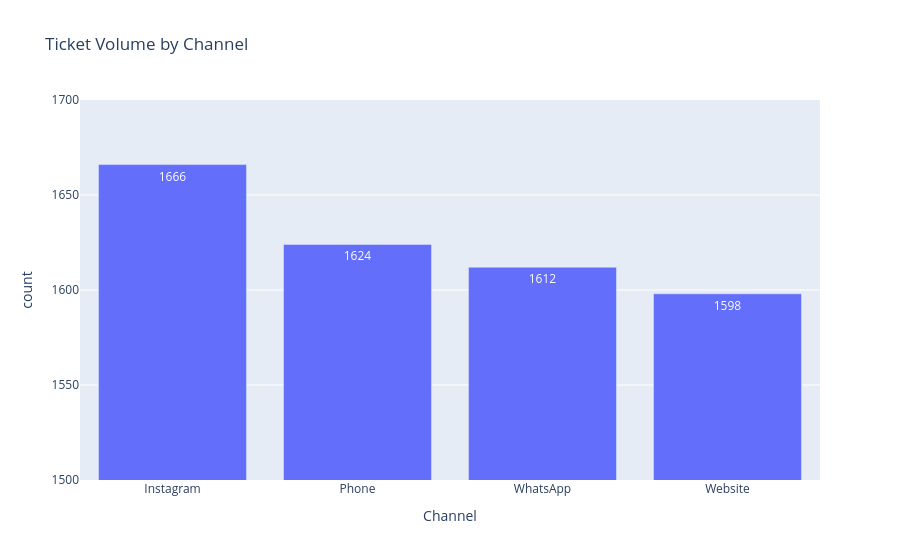

Write notebook code for a chart like this one.
### Code cell
channel_counts = tickets["Channel"].value_counts().reset_index()

fig = px.bar(
    channel_counts,
    x="Channel",
    y="count",
    title="Ticket Volume by Channel",
    text_auto=True,          # Show exact numbers on bars
    range_y=[1500, 1700],    # Zoom in on the 1500-1700 range
    
)

fig.show()

### Figure 1 — Plotly figure (JSON) as saved in the notebook; plotly's stock layout.template omitted (floating-point values rounded to 4 significant figures)
{"data": [{"hovertemplate": "Channel=%{x}<br>count=%{y}<extra></extra>", "legendgroup": "", "marker": {"color": "#636efa", "pattern": {"shape": ""}}, "name": "", "orientation": "v", "showlegend": false, "textposition": "auto", "texttemplate": "%{y}", "type": "bar", "x": ["Instagram", "Phone", "WhatsApp", "Website"], "xaxis": "x", "y": [1666, 1624, 1612, 1598], "yaxis": "y"}], "layout": {"barmode": "relative", "legend": {"tracegroupgap": 0}, "title": {"text": "Ticket Volume by Channel"}, "xaxis": {"anchor": "y", "domain": [0, 1], "title": {"text": "Channel"}}, "yaxis": {"anchor": "x", "domain": [0, 1], "range": [1500, 1700], "title": {"text": "count"}}}}
